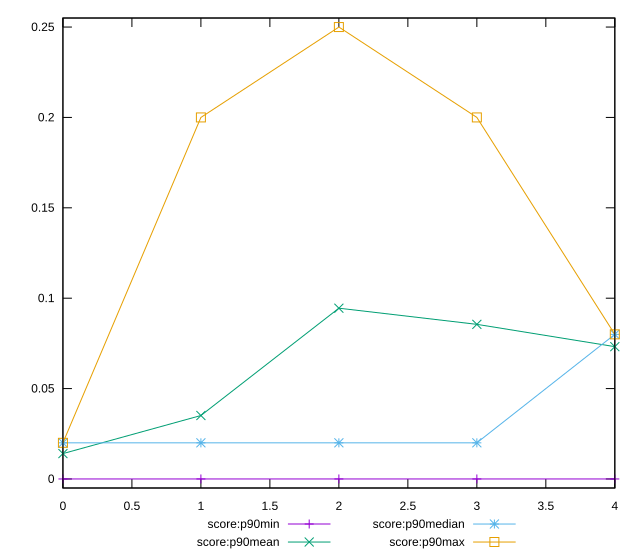

Reproduce this figure in gnuplot.
reset

$scoreP90Min <<EOF
0 0
1 0
2 0
3 0
4 0
EOF

$scoreP90Mean <<EOF
0 0.014042553191489369
1 0.03510638297872342
2 0.0944680851063829
3 0.08553191489361693
4 0.07319148936170218
EOF

$scoreP90Median <<EOF
0 0.02
1 0.02
2 0.02
3 0.02
4 0.08
EOF

$scoreP90Max <<EOF
0 0.02
1 0.2
2 0.25
3 0.2
4 0.08
EOF

set key outside below
set xrange [0:4]
set yrange [-0.005:0.255]
set trange [-0.005:0.255]
set terminal svg size 640, 560 enhanced background rgb 'white'
set output "report_00019_2021-02-10T18-14-37.922Z//cumulative-layout-shift/progression/score.svg"

plot $scoreP90Min title "score:p90min" with linespoints, \
     $scoreP90Mean title "score:p90mean" with linespoints, \
     $scoreP90Median title "score:p90median" with linespoints, \
     $scoreP90Max title "score:p90max" with linespoints

reset
